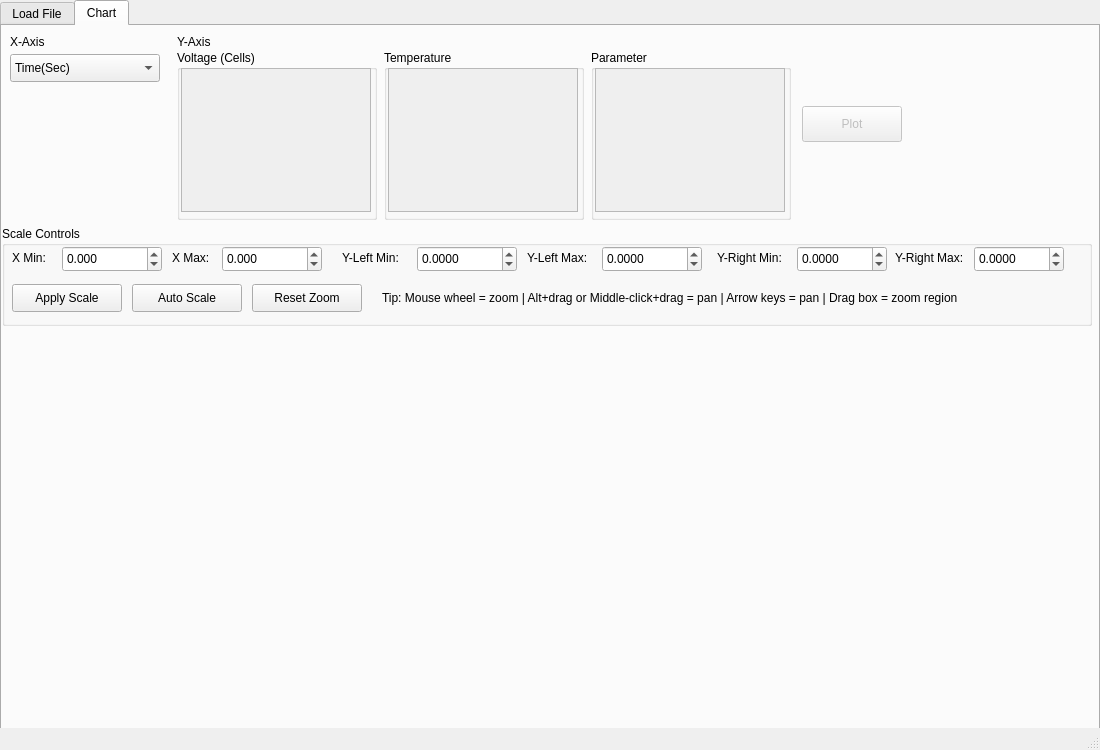
<?xml version="1.0" encoding="UTF-8"?>
<ui version="4.0">
 <class>MainWindow</class>
 <widget class="QMainWindow" name="MainWindow">
  <property name="geometry">
   <rect>
    <x>0</x>
    <y>0</y>
    <width>1100</width>
    <height>750</height>
   </rect>
  </property>
  <property name="windowTitle">
   <string>Battery Data Plotter</string>
  </property>
  <widget class="QWidget" name="centralwidget">
   <widget class="QTabWidget" name="tabWidget">
    <property name="geometry">
     <rect>
      <x>0</x>
      <y>0</y>
      <width>1100</width>
      <height>740</height>
     </rect>
    </property>
    <property name="currentIndex">
     <number>1</number>
    </property>
    <widget class="QWidget" name="tab">
     <attribute name="title">
      <string>Load File</string>
     </attribute>
     <widget class="QPushButton" name="pushButton">
      <property name="geometry">
       <rect>
        <x>20</x>
        <y>20</y>
        <width>120</width>
        <height>36</height>
       </rect>
      </property>
      <property name="text">
       <string>Load File</string>
      </property>
     </widget>
     <widget class="QProgressBar" name="progressBar">
      <property name="geometry">
       <rect>
        <x>155</x>
        <y>20</y>
        <width>900</width>
        <height>36</height>
       </rect>
      </property>
      <property name="value">
       <number>0</number>
      </property>
     </widget>
     <widget class="QLabel" name="lblFileInfo">
      <property name="geometry">
       <rect>
        <x>20</x>
        <y>70</y>
        <width>1040</width>
        <height>24</height>
       </rect>
      </property>
      <property name="text">
       <string>No file loaded.</string>
      </property>
     </widget>
     <widget class="QPushButton" name="pushButton_2">
      <property name="enabled">
       <bool>false</bool>
      </property>
      <property name="geometry">
       <rect>
        <x>480</x>
        <y>560</y>
        <width>140</width>
        <height>40</height>
       </rect>
      </property>
      <property name="text">
       <string>Plot Chart</string>
      </property>
     </widget>
    </widget>
    <widget class="QWidget" name="tab_2">
     <attribute name="title">
      <string>Chart</string>
     </attribute>
     <widget class="QLabel" name="label_34">
      <property name="geometry">
       <rect>
        <x>8</x>
        <y>6</y>
        <width>60</width>
        <height>20</height>
       </rect>
      </property>
      <property name="text">
       <string>X-Axis</string>
      </property>
     </widget>
     <widget class="QComboBox" name="comboXAxis">
      <property name="geometry">
       <rect>
        <x>8</x>
        <y>28</y>
        <width>150</width>
        <height>28</height>
       </rect>
      </property>
      <item>
       <property name="text">
        <string>Time(Sec)</string>
       </property>
      </item>
      <item>
       <property name="text">
        <string>Date</string>
       </property>
      </item>
      <item>
       <property name="text">
        <string>Time</string>
       </property>
      </item>
     </widget>
     <widget class="QLabel" name="label_35">
      <property name="geometry">
       <rect>
        <x>175</x>
        <y>6</y>
        <width>60</width>
        <height>20</height>
       </rect>
      </property>
      <property name="text">
       <string>Y-Axis</string>
      </property>
     </widget>
     <widget class="QGroupBox" name="grpVoltage">
      <property name="geometry">
       <rect>
        <x>175</x>
        <y>24</y>
        <width>200</width>
        <height>170</height>
       </rect>
      </property>
      <property name="title">
       <string>Voltage (Cells)</string>
      </property>
      <widget class="QScrollArea" name="scrollVoltage">
       <property name="geometry">
        <rect>
         <x>4</x>
         <y>18</y>
         <width>190</width>
         <height>144</height>
        </rect>
       </property>
       <property name="widgetResizable">
        <bool>true</bool>
       </property>
       <widget class="QWidget" name="scrollVoltageContents">
        <property name="geometry">
         <rect>
          <x>0</x>
          <y>0</y>
          <width>188</width>
          <height>142</height>
         </rect>
        </property>
       </widget>
      </widget>
     </widget>
     <widget class="QGroupBox" name="grpTemperature">
      <property name="geometry">
       <rect>
        <x>382</x>
        <y>24</y>
        <width>200</width>
        <height>170</height>
       </rect>
      </property>
      <property name="title">
       <string>Temperature</string>
      </property>
      <widget class="QScrollArea" name="scrollTemperature">
       <property name="geometry">
        <rect>
         <x>4</x>
         <y>18</y>
         <width>190</width>
         <height>144</height>
        </rect>
       </property>
       <property name="widgetResizable">
        <bool>true</bool>
       </property>
       <widget class="QWidget" name="scrollTemperatureContents">
        <property name="geometry">
         <rect>
          <x>0</x>
          <y>0</y>
          <width>188</width>
          <height>142</height>
         </rect>
        </property>
       </widget>
      </widget>
     </widget>
     <widget class="QGroupBox" name="grpParameter">
      <property name="geometry">
       <rect>
        <x>589</x>
        <y>24</y>
        <width>200</width>
        <height>170</height>
       </rect>
      </property>
      <property name="title">
       <string>Parameter</string>
      </property>
      <widget class="QScrollArea" name="scrollParameter">
       <property name="geometry">
        <rect>
         <x>4</x>
         <y>18</y>
         <width>190</width>
         <height>144</height>
        </rect>
       </property>
       <property name="widgetResizable">
        <bool>true</bool>
       </property>
       <widget class="QWidget" name="scrollParameterContents">
        <property name="geometry">
         <rect>
          <x>0</x>
          <y>0</y>
          <width>188</width>
          <height>142</height>
         </rect>
        </property>
       </widget>
      </widget>
     </widget>
     <widget class="QPushButton" name="btnPlot">
      <property name="enabled">
       <bool>false</bool>
      </property>
      <property name="geometry">
       <rect>
        <x>800</x>
        <y>80</y>
        <width>100</width>
        <height>36</height>
       </rect>
      </property>
      <property name="text">
       <string>Plot</string>
      </property>
     </widget>
     <widget class="QGroupBox" name="grpScale">
      <property name="geometry">
       <rect>
        <x>0</x>
        <y>200</y>
        <width>1090</width>
        <height>100</height>
       </rect>
      </property>
      <property name="title">
       <string>Scale Controls</string>
      </property>
      <widget class="QLabel" name="lblXMin">
       <property name="geometry">
        <rect>
         <x>10</x>
         <y>22</y>
         <width>50</width>
         <height>20</height>
        </rect>
       </property>
       <property name="text">
        <string>X Min:</string>
       </property>
      </widget>
      <widget class="QDoubleSpinBox" name="spinXMin">
       <property name="geometry">
        <rect>
         <x>60</x>
         <y>20</y>
         <width>100</width>
         <height>26</height>
        </rect>
       </property>
       <property name="decimals">
        <number>3</number>
       </property>
       <property name="minimum">
        <double>-999999.000000000000000</double>
       </property>
       <property name="maximum">
        <double>999999.000000000000000</double>
       </property>
       <property name="singleStep">
        <double>1.000000000000000</double>
       </property>
      </widget>
      <widget class="QLabel" name="lblXMax">
       <property name="geometry">
        <rect>
         <x>170</x>
         <y>22</y>
         <width>50</width>
         <height>20</height>
        </rect>
       </property>
       <property name="text">
        <string>X Max:</string>
       </property>
      </widget>
      <widget class="QDoubleSpinBox" name="spinXMax">
       <property name="geometry">
        <rect>
         <x>220</x>
         <y>20</y>
         <width>100</width>
         <height>26</height>
        </rect>
       </property>
       <property name="decimals">
        <number>3</number>
       </property>
       <property name="minimum">
        <double>-999999.000000000000000</double>
       </property>
       <property name="maximum">
        <double>999999.000000000000000</double>
       </property>
       <property name="singleStep">
        <double>1.000000000000000</double>
       </property>
      </widget>
      <widget class="QLabel" name="lblYLMin">
       <property name="geometry">
        <rect>
         <x>340</x>
         <y>22</y>
         <width>70</width>
         <height>20</height>
        </rect>
       </property>
       <property name="text">
        <string>Y-Left Min:</string>
       </property>
      </widget>
      <widget class="QDoubleSpinBox" name="spinYLMin">
       <property name="geometry">
        <rect>
         <x>415</x>
         <y>20</y>
         <width>100</width>
         <height>26</height>
        </rect>
       </property>
       <property name="decimals">
        <number>4</number>
       </property>
       <property name="minimum">
        <double>-999999.000000000000000</double>
       </property>
       <property name="maximum">
        <double>999999.000000000000000</double>
       </property>
       <property name="singleStep">
        <double>0.100000000000000</double>
       </property>
      </widget>
      <widget class="QLabel" name="lblYLMax">
       <property name="geometry">
        <rect>
         <x>525</x>
         <y>22</y>
         <width>70</width>
         <height>20</height>
        </rect>
       </property>
       <property name="text">
        <string>Y-Left Max:</string>
       </property>
      </widget>
      <widget class="QDoubleSpinBox" name="spinYLMax">
       <property name="geometry">
        <rect>
         <x>600</x>
         <y>20</y>
         <width>100</width>
         <height>26</height>
        </rect>
       </property>
       <property name="decimals">
        <number>4</number>
       </property>
       <property name="minimum">
        <double>-999999.000000000000000</double>
       </property>
       <property name="maximum">
        <double>999999.000000000000000</double>
       </property>
       <property name="singleStep">
        <double>0.100000000000000</double>
       </property>
      </widget>
      <widget class="QLabel" name="lblYRMin">
       <property name="geometry">
        <rect>
         <x>715</x>
         <y>22</y>
         <width>75</width>
         <height>20</height>
        </rect>
       </property>
       <property name="text">
        <string>Y-Right Min:</string>
       </property>
      </widget>
      <widget class="QDoubleSpinBox" name="spinYRMin">
       <property name="geometry">
        <rect>
         <x>795</x>
         <y>20</y>
         <width>90</width>
         <height>26</height>
        </rect>
       </property>
       <property name="decimals">
        <number>4</number>
       </property>
       <property name="minimum">
        <double>-999999.000000000000000</double>
       </property>
       <property name="maximum">
        <double>999999.000000000000000</double>
       </property>
       <property name="singleStep">
        <double>0.100000000000000</double>
       </property>
      </widget>
      <widget class="QLabel" name="lblYRMax">
       <property name="geometry">
        <rect>
         <x>893</x>
         <y>22</y>
         <width>75</width>
         <height>20</height>
        </rect>
       </property>
       <property name="text">
        <string>Y-Right Max:</string>
       </property>
      </widget>
      <widget class="QDoubleSpinBox" name="spinYRMax">
       <property name="geometry">
        <rect>
         <x>972</x>
         <y>20</y>
         <width>90</width>
         <height>26</height>
        </rect>
       </property>
       <property name="decimals">
        <number>4</number>
       </property>
       <property name="minimum">
        <double>-999999.000000000000000</double>
       </property>
       <property name="maximum">
        <double>999999.000000000000000</double>
       </property>
       <property name="singleStep">
        <double>0.100000000000000</double>
       </property>
      </widget>
      <widget class="QPushButton" name="btnApplyScale">
       <property name="geometry">
        <rect>
         <x>10</x>
         <y>58</y>
         <width>110</width>
         <height>28</height>
        </rect>
       </property>
       <property name="text">
        <string>Apply Scale</string>
       </property>
      </widget>
      <widget class="QPushButton" name="btnAutoScale">
       <property name="geometry">
        <rect>
         <x>130</x>
         <y>58</y>
         <width>110</width>
         <height>28</height>
        </rect>
       </property>
       <property name="text">
        <string>Auto Scale</string>
       </property>
      </widget>
      <widget class="QPushButton" name="btnResetZoom">
       <property name="geometry">
        <rect>
         <x>250</x>
         <y>58</y>
         <width>110</width>
         <height>28</height>
        </rect>
       </property>
       <property name="text">
        <string>Reset Zoom</string>
       </property>
      </widget>
      <widget class="QLabel" name="lblScaleHint">
       <property name="geometry">
        <rect>
         <x>380</x>
         <y>62</y>
         <width>680</width>
         <height>20</height>
        </rect>
       </property>
       <property name="text">
        <string>Tip: Mouse wheel = zoom | Alt+drag or Middle-click+drag = pan | Arrow keys = pan | Drag box = zoom region</string>
       </property>
      </widget>
     </widget>
     <widget class="QWidget" name="chartContainer" native="true">
      <property name="geometry">
       <rect>
        <x>0</x>
        <y>305</y>
        <width>1090</width>
        <height>405</height>
       </rect>
      </property>
     </widget>
    </widget>
   </widget>
  </widget>
  <widget class="QMenuBar" name="menubar">
   <property name="geometry">
    <rect>
     <x>0</x>
     <y>0</y>
     <width>1100</width>
     <height>26</height>
    </rect>
   </property>
  </widget>
  <widget class="QStatusBar" name="statusbar"/>
 </widget>
 <resources/>
 <connections/>
</ui>
